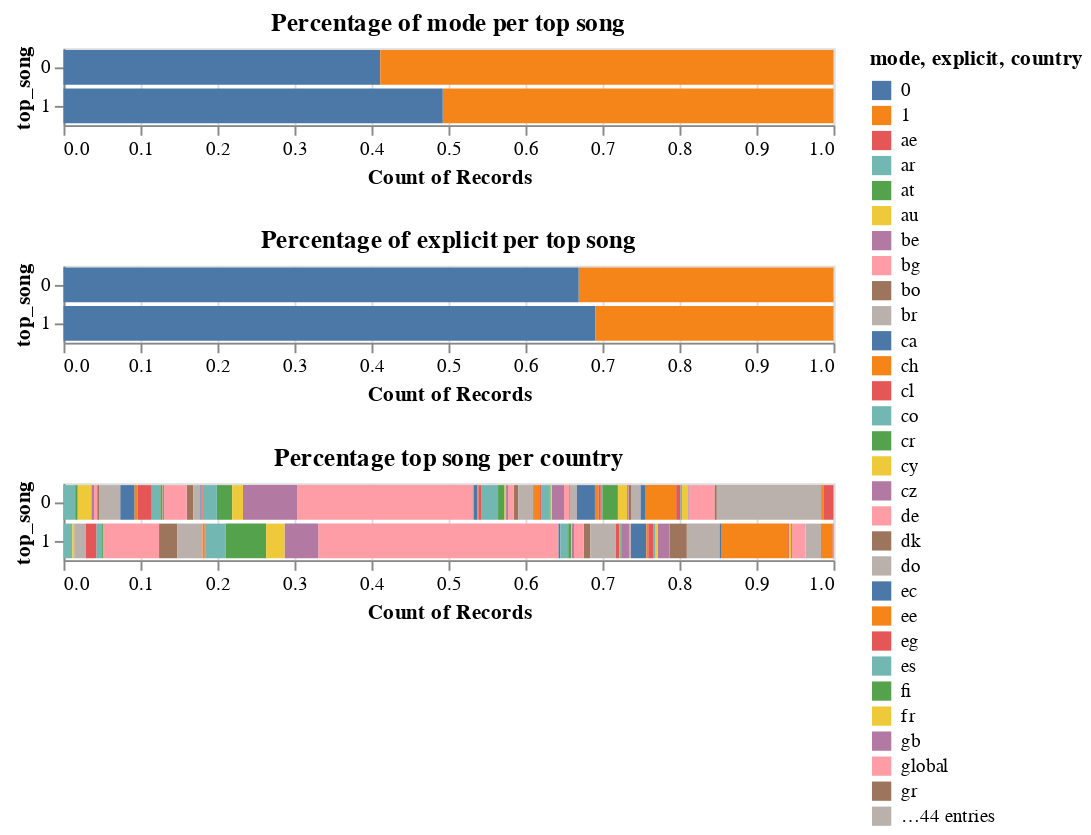

This figure's notebook cell:
### Markdown cell above
Top song classification analysis

### Code cell
# Stacked bar plots for categories mode and explicit in relation to top songs
mode = alt.Chart(df_merged).mark_bar().encode(
    x=alt.X('count(mode)', stack="normalize"),
    y='top_song',
    color='mode'
)
mode.title = 'Percentage of mode per top song'

explicit = alt.Chart(df_merged).mark_bar().encode(
    x=alt.X('count(explicit)', stack="normalize"),
    y='top_song',
    color='explicit'
)
explicit.title = 'Percentage of explicit per top song'

country = alt.Chart(df_merged).mark_bar().encode(
    x=alt.X('count(country)', stack="normalize"),
    y='top_song',
    color='country'
)
country.title = 'Percentage top song per country'

chart = alt.vconcat(mode, explicit, country)

chart

### Figure 1 — Vega specification as saved in the notebook (floating-point values rounded to 4 significant figures)
{"$schema": "https://vega.github.io/schema/vega/v5.json", "data": [{"name": "source_0"}, {"name": "data_0", "values": [{"__count_end": 0.4114, "__count_start": 0.0, "mode": 0, "top_song": 0}, {"__count_end": 1.0, "__count_start": 0.4114, "mode": 1, "top_song": 0}, {"__count_end": 1.0, "__count_start": 0.4925, "mode": 1, "top_song": 1}, {"__count_end": 0.4925, "__count_start": 0.0, "mode": 0, "top_song": 1}]}, {"name": "data_1", "values": [{"__count_end": 1.0, "__count_start": 0.669, "explicit": 1, "top_song": 0}, {"__count_end": 0.669, "__count_start": 0.0, "explicit": 0, "top_song": 0}, {"__count_end": 0.6905, "__count_start": 0.0, "explicit": 0, "top_song": 1}, {"__count_end": 1.0, "__count_start": 0.6905, "explicit": 1, "top_song": 1}]}, {"name": "data_2", "values": [{"__count_end": 0.7494, "__count_start": 0.7374, "country": "ru", "top_song": 0}, {"__count_end": 0.5315, "__count_start": 0.3033, "country": "global", "top_song": 0}, {"__count_end": 1.0, "__count_start": 0.9867, "country": "za", "top_song": 0}, {"__count_end": 0.1479, "__count_start": 0.1241, "country": "dk", "top_song": 1}, {"__count_end": 0.219, "__count_start": 0.1992, "country": "fi", "top_song": 0}, {"__count_end": 0.2331, "__count_start": 0.219, "country": "fr", "top_song": 0}, {"__count_end": 0.9838, "__count_start": 0.8483, "country": "us", "top_song": 0}, {"__count_end": 0.6429, "__count_start": 0.3308, "country": "global", "top_song": 1}, {"__count_end": 0.6312, "__count_start": 0.6207, "country": "lv", "top_song": 0}, {"__count_end": 0.6998, "__count_start": 0.6977, "country": "pe", "top_song": 0}, {"__count_end": 0.01514, "__count_start": 0.000261, "country": "ar", "top_song": 0}, {"__count_end": 0.7319, "__count_start": 0.7199, "country": "pl", "top_song": 0}, {"__count_end": 0.8457, "__count_start": 0.8121, "country": "tw", "top_song": 0}, {"__count_end": 0.2105, "__count_start": 0.1842, "country": "es", "top_song": 1}, {"__count_end": 0.1684, "__count_start": 0.16, "country": "dk", "top_song": 0}, {"__count_end": 0.5904, "__count_start": 0.5847, "country": "it", "top_song": 0}, {"__count_end": 0.1778, "__count_start": 0.1684, "country": "do", "top_song": 0}, {"__count_end": 0.8011, "__count_start": 0.7956, "country": "sg", "top_song": 0}, {"__count_end": 0.5325, "__count_start": 0.5315, "country": "gr", "top_song": 0}, {"__count_end": 0.3308, "__count_start": 0.287, "country": "gb", "top_song": 1}, {"__count_end": 0.3033, "__count_start": 0.2331, "country": "gb", "top_song": 0}, {"__count_end": 0.5372, "__count_start": 0.5328, "country": "hk", "top_song": 0}, {"__count_end": 0.1992, "__count_start": 0.1809, "country": "es", "top_song": 0}, {"__count_end": 0.1241, "__count_start": 0.05138, "country": "de", "top_song": 1}, {"__count_end": 0.9411, "__count_start": 0.8546, "country": "se", "top_song": 1}, {"__count_end": 0.8095, "__count_start": 0.787, "country": "ro", "top_song": 1}, {"__count_end": 0.1146, "__count_start": 0.09658, "country": "cl", "top_song": 0}, {"__count_end": 0.8521, "__count_start": 0.8095, "country": "ru", "top_song": 1}, {"__count_end": 0.65, "__count_start": 0.634, "country": "mx", "top_song": 0}, {"__count_end": 0.634, "__count_start": 0.6325, "country": "mt", "top_song": 0}, {"__count_end": 0.7569, "__count_start": 0.7368, "country": "no", "top_song": 1}, {"__count_end": 0.6667, "__count_start": 0.6573, "country": "nl", "top_song": 0}, {"__count_end": 0.16, "__count_start": 0.1308, "country": "de", "top_song": 0}, {"__count_end": 0.04385, "__count_start": 0.03968, "country": "bg", "top_song": 0}, {"__count_end": 0.6189, "__count_start": 0.6111, "country": "lt", "top_song": 0}, {"__count_end": 0.6977, "__count_start": 0.6946, "country": "pa", "top_song": 0}, {"__count_end": 0.787, "__count_start": 0.7719, "country": "pt", "top_song": 1}, {"__count_end": 0.03628, "__count_start": 0.01827, "country": "au", "top_song": 0}, {"__count_end": 0.6565, "__count_start": 0.65, "country": "my", "top_song": 0}, {"__count_end": 0.6842, "__count_start": 0.6754, "country": "it", "top_song": 1}, {"__count_end": 0.6454, "__count_start": 0.6429, "country": "hk", "top_song": 1}, {"__count_end": 0.6103, "__count_start": 0.5904, "country": "jp", "top_song": 0}, {"__count_end": 0.7956, "__count_start": 0.7559, "country": "se", "top_song": 0}, {"__count_end": 0.8113, "__count_start": 0.8032, "country": "th", "top_song": 0}, {"__count_end": 0.5748, "__count_start": 0.5724, "country": "il", "top_song": 0}, {"__count_end": 0.7374, "__count_start": 0.7343, "country": "ro", "top_song": 0}, {"__count_end": 0.2632, "__count_start": 0.2105, "country": "fi", "top_song": 1}, {"__count_end": 0.8483, "__count_start": 0.8457, "country": "ua", "top_song": 0}, {"__count_end": 0.734, "__count_start": 0.7319, "country": "pt", "top_song": 0}, {"__count_end": 0.7199, "__count_start": 0.6998, "country": "ph", "top_song": 0}, {"__count_end": 0.0924, "__count_start": 0.07361, "country": "ca", "top_song": 0}, {"__count_end": 0.5643, "__count_start": 0.5429, "country": "id", "top_song": 0}, {"__count_end": 0.07361, "__count_start": 0.0462, "country": "br", "top_song": 0}, {"__count_end": 0.02882, "__count_start": 0.01378, "country": "br", "top_song": 1}, {"__count_end": 0.5847, "__count_start": 0.5774, "country": "is", "top_song": 0}, {"__count_end": 0.6902, "__count_start": 0.6667, "country": "no", "top_song": 0}, {"__count_end": 0.5724, "__count_start": 0.5643, "country": "ie", "top_song": 0}, {"__count_end": 0.6946, "__count_start": 0.6902, "country": "nz", "top_song": 0}, {"__count_end": 0.287, "__count_start": 0.2632, "country": "fr", "top_song": 1}, {"__count_end": 0.6573, "__count_start": 0.6565, "country": "ni", "top_song": 0}, {"__count_end": 0.5388, "__count_start": 0.5372, "country": "hn", "top_song": 0}, {"__count_end": 0.8024, "__count_start": 0.8011, "country": "sk", "top_song": 0}, {"__count_end": 0.6207, "__count_start": 0.6189, "country": "lu", "top_song": 0}, {"__count_end": 0.1308, "__count_start": 0.1284, "country": "cz", "top_song": 0}, {"__count_end": 0.1805, "__count_start": 0.1479, "country": "do", "top_song": 1}, {"__count_end": 0.1258, "__count_start": 0.1146, "country": "co", "top_song": 0}, {"__count_end": 0.05013, "__count_start": 0.04261, "country": "co", "top_song": 1}, {"__count_end": 0.7218, "__count_start": 0.7168, "country": "lu", "top_song": 1}, {"__count_end": 0.7559, "__count_start": 0.7494, "country": "sa", "top_song": 0}, {"__count_end": 0.1282, "__count_start": 0.1258, "country": "cr", "top_song": 0}, {"__count_end": 0.1801, "__count_start": 0.1788, "country": "ee", "top_song": 0}, {"__count_end": 0.03968, "__count_start": 0.03628, "country": "be", "top_song": 0}, {"__count_end": 0.9867, "__count_start": 0.9843, "country": "vn", "top_song": 0}, {"__count_end": 0.9987, "__count_start": 0.9837, "country": "vn", "top_song": 1}, {"__count_end": 0.6325, "__count_start": 0.6312, "country": "ma", "top_song": 0}, {"__count_end": 0.7343, "__count_start": 0.734, "country": "py", "top_song": 0}, {"__count_end": 0.7343, "__count_start": 0.7243, "country": "mx", "top_song": 1}, {"__count_end": 0.09658, "__count_start": 0.0924, "country": "ch", "top_song": 0}, {"__count_end": 0.6591, "__count_start": 0.6554, "country": "ie", "top_song": 1}, {"__count_end": 0.9837, "__count_start": 0.9637, "country": "us", "top_song": 1}, {"__count_end": 0.5429, "__count_start": 0.5388, "country": "hu", "top_song": 0}, {"__count_end": 0.7168, "__count_start": 0.6842, "country": "jp", "top_song": 1}, {"__count_end": 0.000261, "__count_start": 0.0, "country": "ae", "top_song": 0}, {"__count_end": 0.1842, "__count_start": 0.183, "country": "eg", "top_song": 1}, {"__count_end": 0.1284, "__count_start": 0.1282, "country": "cy", "top_song": 0}, {"__count_end": 0.9637, "__count_start": 0.9461, "country": "tw", "top_song": 1}, {"__count_end": 0.6754, "__count_start": 0.6629, "country": "is", "top_song": 1}, {"__count_end": 0.01827, "__count_start": 0.01514, "country": "at", "top_song": 0}, {"__count_end": 0.6604, "__count_start": 0.6591, "country": "il", "top_song": 1}, {"__count_end": 0.7682, "__count_start": 0.7657, "country": "pe", "top_song": 1}, {"__count_end": 0.0462, "__count_start": 0.04385, "country": "bo", "top_song": 0}, {"__count_end": 0.01128, "__count_start": 0.0, "country": "ar", "top_song": 1}, {"__count_end": 0.8546, "__count_start": 0.8521, "country": "sa", "top_song": 1}, {"__count_end": 0.7594, "__count_start": 0.7569, "country": "nz", "top_song": 1}, {"__count_end": 0.5774, "__count_start": 0.5748, "country": "in", "top_song": 0}, {"__count_end": 0.1809, "__count_start": 0.1801, "country": "eg", "top_song": 0}, {"__count_end": 0.7657, "__count_start": 0.7594, "country": "pa", "top_song": 1}, {"__count_end": 0.04261, "__count_start": 0.02882, "country": "cl", "top_song": 1}, {"__count_end": 0.6554, "__count_start": 0.6454, "country": "id", "top_song": 1}, {"__count_end": 0.183, "__count_start": 0.1805, "country": "ee", "top_song": 1}, {"__count_end": 0.01378, "__count_start": 0.01128, "country": "au", "top_song": 1}, {"__count_end": 0.9843, "__count_start": 0.9838, "country": "uy", "top_song": 0}, {"__count_end": 0.1788, "__count_start": 0.1778, "country": "ec", "top_song": 0}, {"__count_end": 0.9424, "__count_start": 0.9411, "country": "sg", "top_song": 1}, {"__count_end": 0.9449, "__count_start": 0.9424, "country": "th", "top_song": 1}, {"__count_end": 0.8032, "__count_start": 0.8024, "country": "sv", "top_song": 0}, {"__count_end": 0.8121, "__count_start": 0.8113, "country": "tr", "top_song": 0}, {"__count_end": 1.0, "__count_start": 0.9987, "country": "za", "top_song": 1}, {"__count_end": 0.05138, "__count_start": 0.05013, "country": "cr", "top_song": 1}, {"__count_end": 0.7719, "__count_start": 0.7682, "country": "pl", "top_song": 1}, {"__count_end": 0.6111, "__count_start": 0.6103, "country": "kr", "top_song": 0}, {"__count_end": 0.7368, "__count_start": 0.7343, "country": "nl", "top_song": 1}, {"__count_end": 0.6629, "__count_start": 0.6604, "country": "in", "top_song": 1}, {"__count_end": 0.9461, "__count_start": 0.9449, "country": "tr", "top_song": 1}, {"__count_end": 0.7243, "__count_start": 0.7231, "country": "ma", "top_song": 1}, {"__count_end": 0.7231, "__count_start": 0.7218, "country": "lv", "top_song": 1}, {"__count_end": 0.5328, "__count_start": 0.5325, "country": "gt", "top_song": 0}]}, {"name": "data_0_color_domain_mode_0", "values": [{"mode": 0}, {"mode": 1}]}, {"name": "data_1_color_domain_explicit_1", "values": [{"explicit": 1}, {"explicit": 0}]}, {"name": "data_2_color_domain_country_2", "values": [{"country": "ru"}, {"country": "global"}, {"country": "za"}, {"country": "dk"}, {"country": "fi"}, {"country": "fr"}, {"country": "us"}, {"country": "lv"}, {"country": "pe"}, {"country": "ar"}, {"country": "pl"}, {"country": "tw"}, {"country": "es"}, {"country": "it"}, {"country": "do"}, {"country": "sg"}, {"country": "gr"}, {"country": "gb"}, {"country": "hk"}, {"country": "de"}, {"country": "se"}, {"country": "ro"}, {"country": "cl"}, {"country": "mx"}, {"country": "mt"}, {"country": "no"}, {"country": "nl"}, {"country": "bg"}, {"country": "lt"}, {"country": "pa"}, {"country": "pt"}, {"country": "au"}, {"country": "my"}, {"country": "jp"}, {"country": "th"}, {"country": "il"}, {"country": "ua"}, {"country": "ph"}, {"country": "ca"}, {"country": "id"}, {"country": "br"}, {"country": "is"}, {"country": "ie"}, {"country": "nz"}, {"country": "ni"}, {"country": "hn"}, {"country": "sk"}, {"country": "lu"}, {"country": "cz"}, {"country": "co"}, {"country": "sa"}, {"country": "cr"}, {"country": "ee"}, {"country": "be"}, {"country": "vn"}, {"country": "ma"}, {"country": "py"}, {"country": "ch"}, {"country": "hu"}, {"country": "ae"}, {"country": "eg"}, {"country": "cy"}, {"country": "at"}, {"country": "bo"}, {"country": "in"}, {"country": "uy"}, {"country": "ec"}, {"country": "sv"}, {"country": "tr"}, {"country": "kr"}, {"country": "gt"}]}, {"name": "data_0_concat_0_y_domain_top_song", "values": [{"top_song": 0}, {"top_song": 1}]}, {"name": "data_1_concat_1_y_domain_top_song", "values": [{"top_song": 0}, {"top_song": 1}]}, {"name": "data_2_concat_2_y_domain_top_song", "values": [{"top_song": 0}, {"top_song": 1}]}], "signals": [{"name": "concat_0_y_step", "value": 20}, {"name": "concat_0_height", "update": "bandspace(domain('concat_0_y').length, 0.1, 0.05) * concat_0_y_step"}, {"name": "concat_1_y_step", "value": 20}, {"name": "concat_1_height", "update": "bandspace(domain('concat_1_y').length, 0.1, 0.05) * concat_1_y_step"}, {"name": "concat_2_y_step", "value": 20}, {"name": "concat_2_height", "update": "bandspace(domain('concat_2_y').length, 0.1, 0.05) * concat_2_y_step"}], "marks": [{"type": "group", "name": "concat_0_group", "encode": {"update": {"height": {"signal": "concat_0_height"}, "width": {"signal": "width"}}}, "marks": [{"type": "rect", "name": "concat_0_marks", "from": {"data": "data_0"}, "encode": {"update": {"y": {"field": "top_song", "scale": "concat_0_y"}, "description": {"signal": "\"mode: \" + (isValid(datum[\"mode\"]) ? datum[\"mode\"] : \"\"+datum[\"mode\"]) + \"; Count of Records: \" + (format(datum[\"__count_end\"]-datum[\"__count_start\"], \"\")) + \"; top_song: \" + (isValid(datum[\"top_song\"]) ? datum[\"top_song\"] : \"\"+datum[\"top_song\"])"}, "ariaRoleDescription": {"value": "bar"}, "height": {"scale": "concat_0_y", "band": 1}, "x": {"field": "__count_end", "scale": "concat_0_x"}, "fill": {"field": "mode", "scale": "color"}, "x2": {"field": "__count_start", "scale": "concat_0_x"}}}, "style": ["bar"]}], "axes": [{"scale": "concat_0_x", "domain": false, "zindex": 0, "tickCount": {"signal": "ceil(width/40)"}, "aria": false, "grid": true, "ticks": false, "orient": "bottom", "labels": false, "maxExtent": 0, "gridScale": "concat_0_y", "minExtent": 0}, {"scale": "concat_0_x", "orient": "bottom", "title": "Count of Records", "labelFlush": true, "labelOverlap": true, "tickCount": {"signal": "ceil(width/40)"}, "zindex": 0, "grid": false}, {"scale": "concat_0_y", "grid": false, "orient": "left", "title": "top_song", "zindex": 0}], "title": {"text": "Percentage of mode per top song", "frame": "group"}, "style": "cell"}, {"type": "group", "name": "concat_1_group", "encode": {"update": {"width": {"signal": "width"}, "height": {"signal": "concat_1_height"}}}, "marks": [{"type": "rect", "name": "concat_1_marks", "from": {"data": "data_1"}, "encode": {"update": {"ariaRoleDescription": {"value": "bar"}, "x2": {"field": "__count_start", "scale": "concat_1_x"}, "x": {"field": "__count_end", "scale": "concat_1_x"}, "description": {"signal": "\"explicit: \" + (isValid(datum[\"explicit\"]) ? datum[\"explicit\"] : \"\"+datum[\"explicit\"]) + \"; Count of Records: \" + (format(datum[\"__count_end\"]-datum[\"__count_start\"], \"\")) + \"; top_song: \" + (isValid(datum[\"top_song\"]) ? datum[\"top_song\"] : \"\"+datum[\"top_song\"])"}, "fill": {"field": "explicit", "scale": "color"}, "y": {"field": "top_song", "scale": "concat_1_y"}, "height": {"scale": "concat_1_y", "band": 1}}}, "style": ["bar"]}], "axes": [{"scale": "concat_1_x", "gridScale": "concat_1_y", "domain": false, "ticks": false, "maxExtent": 0, "orient": "bottom", "minExtent": 0, "zindex": 0, "grid": true, "aria": false, "tickCount": {"signal": "ceil(width/40)"}, "labels": false}, {"scale": "concat_1_x", "tickCount": {"signal": "ceil(width/40)"}, "labelOverlap": true, "orient": "bottom", "title": "Count of Records", "grid": false, "labelFlush": true, "zindex": 0}, {"scale": "concat_1_y", "grid": false, "title": "top_song", "orient": "left", "zindex": 0}], "title": {"text": "Percentage of explicit per top song", "frame": "group"}, "style": "cell"}, {"type": "group", "name": "concat_2_group", "encode": {"update": {"width": {"signal": "width"}, "height": {"signal": "concat_2_height"}}}, "marks": [{"type": "rect", "name": "concat_2_marks", "from": {"data": "data_2"}, "encode": {"update": {"y": {"field": "top_song", "scale": "concat_2_y"}, "x": {"field": "__count_end", "scale": "concat_2_x"}, "height": {"scale": "concat_2_y", "band": 1}, "x2": {"field": "__count_start", "scale": "concat_2_x"}, "description": {"signal": "\"country: \" + (isValid(datum[\"country\"]) ? datum[\"country\"] : \"\"+datum[\"country\"]) + \"; Count of Records: \" + (format(datum[\"__count_end\"]-datum[\"__count_start\"], \"\")) + \"; top_song: \" + (isValid(datum[\"top_song\"]) ? datum[\"top_song\"] : \"\"+datum[\"top_song\"])"}, "ariaRoleDescription": {"value": "bar"}, "fill": {"field": "country", "scale": "color"}}}, "style": ["bar"]}], "axes": [{"scale": "concat_2_x", "labels": false, "grid": true, "tickCount": {"signal": "ceil(width/40)"}, "domain": false, "minExtent": 0, "zindex": 0, "ticks": false, "orient": "bottom", "aria": false, "maxExtent": 0, "gridScale": "concat_2_y"}, {"scale": "concat_2_x", "tickCount": {"signal": "ceil(width/40)"}, "title": "Count of Records", "labelFlush": true, "orient": "bottom", "labelOverlap": true, "zindex": 0, "grid": false}, {"scale": "concat_2_y", "title": "top_song", "zindex": 0, "orient": "left", "grid": false}], "title": {"text": "Percentage top song per country", "frame": "group"}, "style": "cell"}], "scales": [{"name": "color", "type": "ordinal", "domain": {"fields": [{"data": "data_0_color_domain_mode_0", "field": "mode"}, {"data": "data_1_color_domain_explicit_1", "field": "explicit"}, {"data": "data_2_color_domain_country_2", "field": "country"}], "sort": true}, "range": "category"}, {"name": "concat_0_x", "type": "linear", "domain": [0, 1], "range": [0, {"signal": "width"}], "zero": true, "nice": true}, {"name": "concat_0_y", "type": "band", "domain": {"data": "data_0_concat_0_y_domain_top_song", "field": "top_song", "sort": true}, "range": {"step": {"signal": "concat_0_y_step"}}, "paddingInner": 0.1, "paddingOuter": 0.05}, {"name": "concat_1_x", "type": "linear", "domain": [0, 1], "range": [0, {"signal": "width"}], "zero": true, "nice": true}, {"name": "concat_1_y", "type": "band", "domain": {"data": "data_1_concat_1_y_domain_top_song", "field": "top_song", "sort": true}, "range": {"step": {"signal": "concat_1_y_step"}}, "paddingInner": 0.1, "paddingOuter": 0.05}, {"name": "concat_2_x", "type": "linear", "domain": [0, 1], "range": [0, {"signal": "width"}], "zero": true, "nice": true}, {"name": "concat_2_y", "type": "band", "domain": {"data": "data_2_concat_2_y_domain_top_song", "field": "top_song", "sort": true}, "range": {"step": {"signal": "concat_2_y_step"}}, "paddingInner": 0.1, "paddingOuter": 0.05}], "padding": 5, "legends": [{"fill": "color", "symbolType": "square", "title": "mode, explicit, country"}], "width": 400, "background": "white", "layout": {"padding": 20, "columns": 1, "bounds": "full", "align": "each"}}
